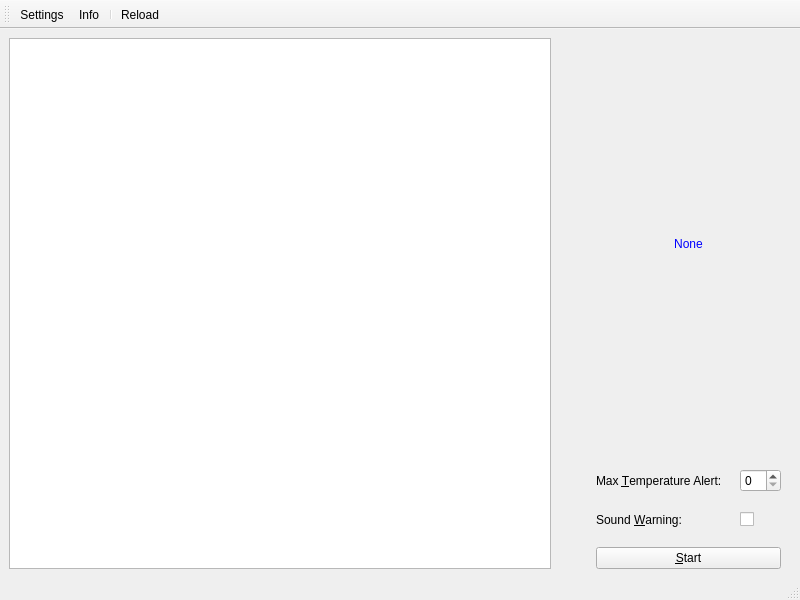
<?xml version="1.0" encoding="UTF-8"?>
<ui version="4.0">
 <class>MainWindow</class>
 <widget class="QMainWindow" name="MainWindow">
  <property name="geometry">
   <rect>
    <x>0</x>
    <y>0</y>
    <width>800</width>
    <height>600</height>
   </rect>
  </property>
  <property name="windowTitle">
   <string>MainWindow</string>
  </property>
  <property name="windowIcon">
   <iconset resource="perlustroC_resources.qrc">
    <normaloff>:/:/MainIcon</normaloff>:/:/MainIcon</iconset>
  </property>
  <widget class="QWidget" name="centralwidget">
   <layout class="QHBoxLayout" name="horizontalLayout">
    <property name="spacing">
     <number>20</number>
    </property>
    <item>
     <widget class="PlotWidget" name="plotzone"/>
    </item>
    <item>
     <layout class="QVBoxLayout" name="verticalLayout">
      <property name="leftMargin">
       <number>25</number>
      </property>
      <property name="rightMargin">
       <number>10</number>
      </property>
      <item>
       <layout class="QGridLayout" name="gridLayout">
        <item row="0" column="0" colspan="2">
         <widget class="QLabel" name="label_temp">
          <property name="styleSheet">
           <string notr="true">color: blue;
font: 36pt &quot;Noto Sans&quot;;</string>
          </property>
          <property name="text">
           <string>None</string>
          </property>
          <property name="alignment">
           <set>Qt::AlignCenter</set>
          </property>
          <property name="wordWrap">
           <bool>true</bool>
          </property>
         </widget>
        </item>
        <item row="1" column="0">
         <widget class="QLabel" name="label_2">
          <property name="text">
           <string>Max &amp;Temperature Alert:</string>
          </property>
          <property name="buddy">
           <cstring>pinbox_alert</cstring>
          </property>
         </widget>
        </item>
        <item row="2" column="0">
         <widget class="QLabel" name="label_3">
          <property name="text">
           <string>Sound &amp;Warning:</string>
          </property>
          <property name="buddy">
           <cstring>checkbox_sound</cstring>
          </property>
         </widget>
        </item>
        <item row="2" column="1">
         <widget class="QCheckBox" name="checkbox_sound">
          <property name="text">
           <string/>
          </property>
         </widget>
        </item>
        <item row="1" column="1">
         <widget class="QSpinBox" name="pinbox_alert"/>
        </item>
       </layout>
      </item>
      <item>
       <widget class="QPushButton" name="button_start">
        <property name="text">
         <string>&amp;Start</string>
        </property>
       </widget>
      </item>
     </layout>
    </item>
   </layout>
  </widget>
  <widget class="QStatusBar" name="statusbar"/>
  <widget class="QToolBar" name="toolBar">
   <property name="windowTitle">
    <string>toolBar</string>
   </property>
   <attribute name="toolBarArea">
    <enum>TopToolBarArea</enum>
   </attribute>
   <attribute name="toolBarBreak">
    <bool>false</bool>
   </attribute>
   <addaction name="actionSettings"/>
   <addaction name="actionInfo"/>
   <addaction name="separator"/>
   <addaction name="actionReload"/>
  </widget>
  <action name="actionSettings">
   <property name="icon">
    <iconset resource="perlustroC_resources.qrc">
     <normaloff>:/:/Settings</normaloff>:/:/Settings</iconset>
   </property>
   <property name="text">
    <string>Settings</string>
   </property>
   <property name="toolTip">
    <string>Settings</string>
   </property>
  </action>
  <action name="actionInfo">
   <property name="icon">
    <iconset resource="perlustroC_resources.qrc">
     <normaloff>:/:/Info</normaloff>:/:/Info</iconset>
   </property>
   <property name="text">
    <string>Info</string>
   </property>
   <property name="toolTip">
    <string>Information</string>
   </property>
  </action>
  <action name="actionReload">
   <property name="icon">
    <iconset resource="perlustroC_resources.qrc">
     <normaloff>:/:/Reload</normaloff>:/:/Reload</iconset>
   </property>
   <property name="text">
    <string>Reload</string>
   </property>
   <property name="toolTip">
    <string>Reload</string>
   </property>
  </action>
 </widget>
 <customwidgets>
  <customwidget>
   <class>PlotWidget</class>
   <extends>QGraphicsView</extends>
   <header>pyqtgraph.h</header>
  </customwidget>
 </customwidgets>
 <resources>
  <include location="perlustroC_resources.qrc"/>
 </resources>
 <connections/>
</ui>
